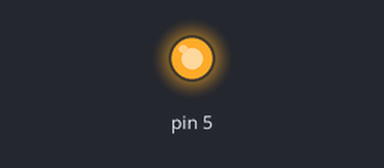
Bench run of a sketch on a simulated Arduino Uno, built with avr-gcc and run on an emulated ATmega328P. Shown: output pins drawn as LEDs (lit = HIGH).

Above: at 2.5 s.
At 29.5 s:
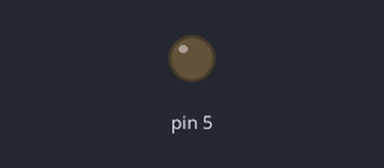
Timing chart, 0 to 32.2 s (numbered marks = the images above):
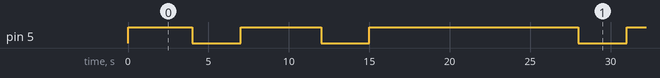

The sketch:

Camera.ino
```cpp
// Stephen Flores
// Test driver for camera

#include <Arduino.h>
#include "CSCamera.h"

CSCamera cam;

void setup() {
    Serial.println(9600);
    cam.config(5);
    delay(1000);
    Serial.println("Running test in 5 seconds...");
}

void loop() {

    delay(3000);
    Serial.println("Taking vid");
    cam.turnOn();
    delay(5000);
    cam.turnOff();

    Serial.println("Wait");
    delay(10000);
}
```

CSCamera.cpp
```cpp
// CSCamera.cpp
// Mini Spy Camera header

#include <Arduino.h>
#include "CSCamera.h"

CSCamera::CSCamera() {

}

void CSCamera::config(int p) {
    pin = p;
    pinMode(pin, OUTPUT);
    digitalWrite(pin, HIGH);
}

void CSCamera::turnOn() {
    digitalWrite(pin, LOW);
    delay(3000);
    digitalWrite(pin, HIGH);
}

void CSCamera::turnOff() {
    digitalWrite(pin, LOW);
    delay(3000);
    digitalWrite(pin, HIGH);
}

void CSCamera::takePic() {
    digitalWrite(pin, LOW);
    delay(100);
    digitalWrite(pin, HIGH);
}
```

CSCamera.h
```cpp
// CSCamera.h
// Mini Spy Camera header

#include <Arduino.h>

class CSCamera {
public:
    // init
    CSCamera();

    // Config
    void config(int p);

    // Funcs
    void turnOn();
    void turnOff();
    void takePic();

private:
    int pin;
};
```

Measured:
- by itself, pin 5: repeats every 24.0 s: HIGH 5.0 s, LOW 3.0 s, HIGH 13.0 s, LOW 3.0 s
- by itself, everything shown: repeats every 24.0 s, in 4 steps
